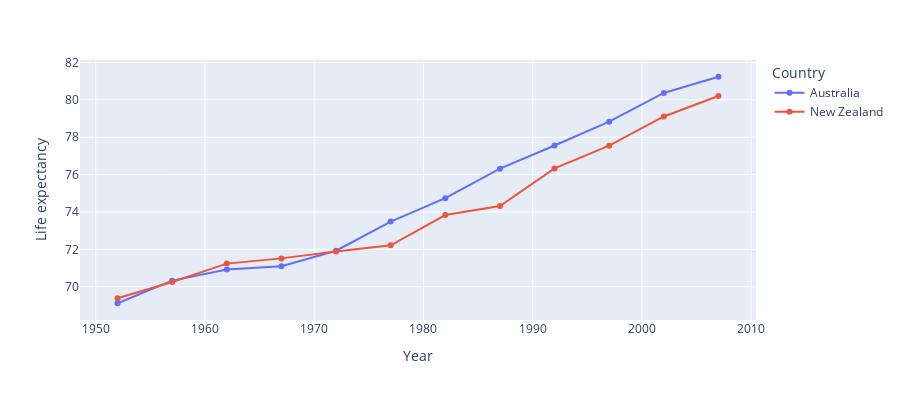

Notebook code cell kept with this figure:
### Code cell
geemap.line_chart(
    df,
    x='year',
    y='lifeExp',
    color='country',
    x_label='Year',
    y_label='Life expectancy',
    legend_title='Country',
    height=400,
    markers=True,
)

### Figure 1 — Plotly figure (JSON) as saved in the notebook; plotly's stock layout.template omitted (floating-point values rounded to 4 significant figures)
{"data": [{"hovertemplate": "country=Australia<br>Year=%{x}<br>Life expectancy=%{y}<extra></extra>", "legendgroup": "Australia", "line": {"color": "#636efa", "dash": "solid"}, "marker": {"symbol": "circle"}, "mode": "lines+markers", "name": "Australia", "orientation": "v", "showlegend": true, "type": "scatter", "x": [1952, 1957, 1962, 1967, 1972, 1977, 1982, 1987, 1992, 1997, 2002, 2007], "xaxis": "x", "y": [69.12, 70.33, 70.93, 71.1, 71.93, 73.49, 74.74, 76.32, 77.56, 78.83, 80.37, 81.23], "yaxis": "y"}, {"hovertemplate": "country=New Zealand<br>Year=%{x}<br>Life expectancy=%{y}<extra></extra>", "legendgroup": "New Zealand", "line": {"color": "#EF553B", "dash": "solid"}, "marker": {"symbol": "circle"}, "mode": "lines+markers", "name": "New Zealand", "orientation": "v", "showlegend": true, "type": "scatter", "x": [1952, 1957, 1962, 1967, 1972, 1977, 1982, 1987, 1992, 1997, 2002, 2007], "xaxis": "x", "y": [69.39, 70.26, 71.24, 71.52, 71.89, 72.22, 73.84, 74.32, 76.33, 77.55, 79.11, 80.2], "yaxis": "y"}], "layout": {"height": 400, "legend": {"title": {"text": "Country"}, "tracegroupgap": 0}, "margin": {"t": 60}, "xaxis": {"anchor": "y", "domain": [0, 1], "title": {"text": "Year"}}, "yaxis": {"anchor": "x", "domain": [0, 1], "title": {"text": "Life expectancy"}}}}
